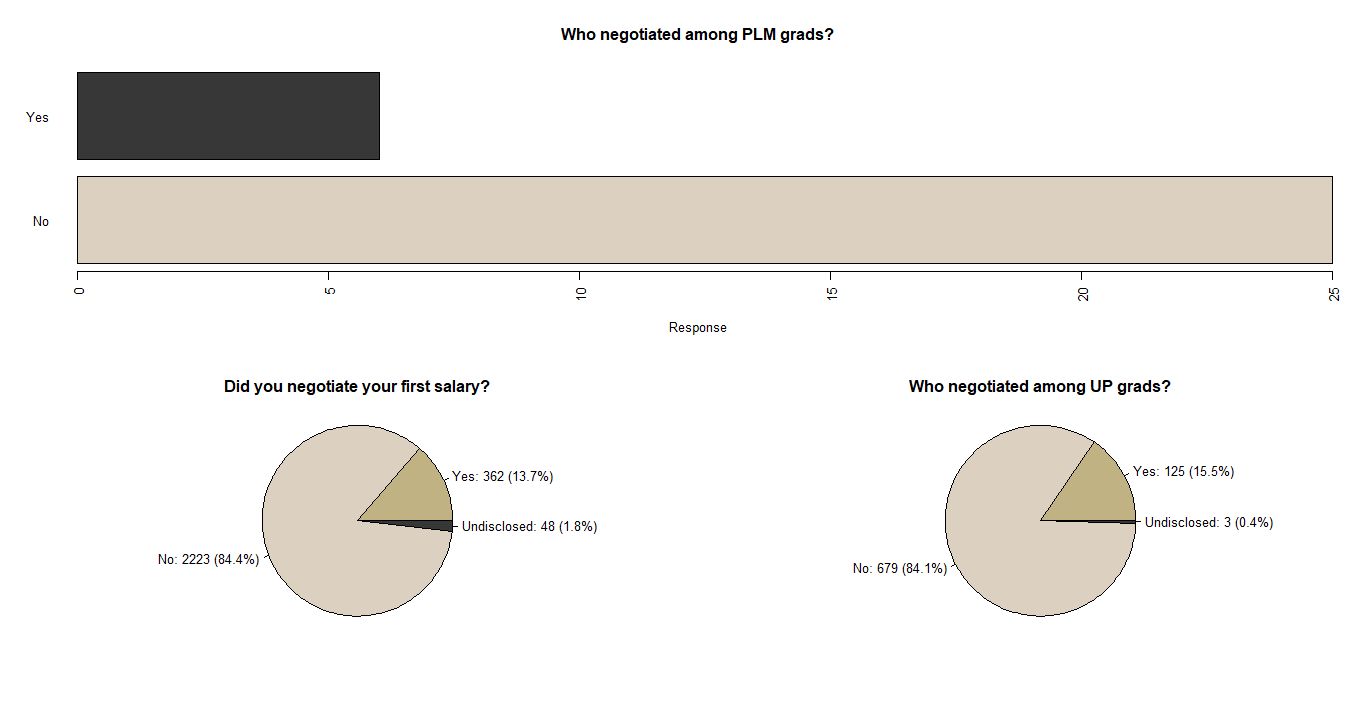

Recreate this plot in R.
# User library: dplyr, gdata, plyr, xlsx
# System library: base, datasets, graphics, grDevices, methods, stats, utils

# Read xlsx file
my_data <- read.xlsx("firstpaysurvey.xlsx",1)

layout(matrix(c(1,1,2,3), 2, 2, byrow = TRUE))


# NEGOTIATED PERCENTAGE (PLM)
PLMayers <- filter(my_data, (school=="PLM" | school=="Pamantasan ng Lungsod ng Maynila"))
counts <- table(PLMayers$negotiated)
barplot(counts, main="Who negotiated among PLM grads?",
        xlab="Response", las=2, horiz=TRUE, col=c("#dcd0c0", "#373737"))


# NEGOTIATED PERCENTAGE (ALL)
yes <- as.integer(count(filter(my_data, negotiated=="Yes")))
no <- as.integer(count(filter(my_data, negotiated=="No")))
undisclosed <- as.integer(nrow(my_data))-(yes+no)

slices <- c(yes, no, undisclosed)

lbls <- c("Yes", "No", "Undisclosed")
pct <- paste("(", round(slices/sum(slices)*100, digits=1), "%)", sep="")
lbls <- paste(lbls, ": ", slices, " ", pct, sep="")

pie(slices, labels = lbls, radius=1, col=c("#c0b283", "#dcd0c0", "#373737"), main="Did you negotiate your first salary?")


# NEGOTIATED PERCENTAGE (UP)
UPGrads_1 <- data.frame(schools=unique(my_data %>% pull(school)))
undisclosedUPGrad_1 <- as.integer(count(subset(my_data %>% filter(my_data$school %in% UPGrads_1[grep("^UP", UPGrads_1$schools),]),
                                               is.na(negotiated), )))
yesUPGrad_1 <- as.integer(count(subset(my_data %>% filter(my_data$school %in% UPGrads_1[grep("^UP", UPGrads_1$schools),]),
                                       negotiated=="Yes", )))
noUPGrad_1 <- as.integer(count(subset(my_data %>% filter(my_data$school %in% UPGrads_1[grep("^UP", UPGrads_1$schools),]),
                                      negotiated=="No",)))

UPGrads_2 <- data.frame(schools=unique(my_data %>% pull(school)))
undisclosedUPGrad_2 <- as.integer(count(subset(my_data %>% filter(my_data$school %in% UPGrads_2[grep("^University of the P", UPGrads_2$schools),]),
                                               is.na(negotiated), select=c(negotiated))))
yesUPGrad_2 <- as.integer(count(subset(my_data %>% filter(my_data$school %in% UPGrads_2[grep("^University of the P", UPGrads_2$schools),]),
                                       negotiated=="Yes", select=c(negotiated))))
noUPGrad_2 <- as.integer(count(subset(my_data %>% filter(my_data$school %in% UPGrads_2[grep("^University of the P", UPGrads_2$schools),]),
                                      negotiated=="No", select=c(negotiated))))

undisclosedUPGrad <- undisclosedUPGrad_1 + undisclosedUPGrad_2
yesUPGrad <- yesUPGrad_1 + yesUPGrad_2
noUPGrad <- noUPGrad_1 + noUPGrad_2
slices <- c(yesUPGrad, noUPGrad, undisclosedUPGrad)

lbls <- c("Yes", "No", "Undisclosed")
pct <- paste("(", round(slices/sum(slices)*100, digits=1), "%)", sep="")
lbls <- paste(lbls, ": ", slices, " ", pct, sep="")

pie(slices, labels = lbls, radius=1, col=c("#c0b283", "#dcd0c0", "#373737"), main="Who negotiated among UP grads?")
